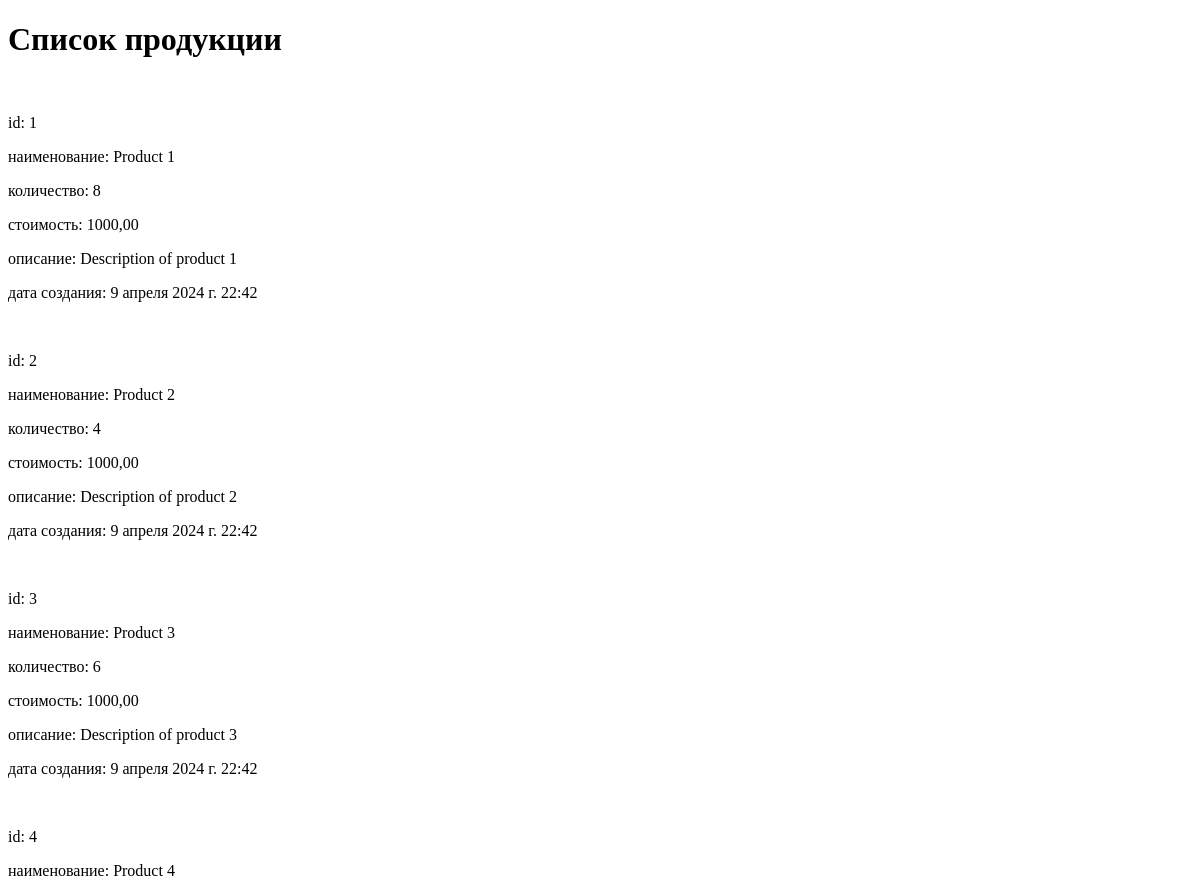
/shop/products/ (upper part), run on an earlier commit of the app's database.
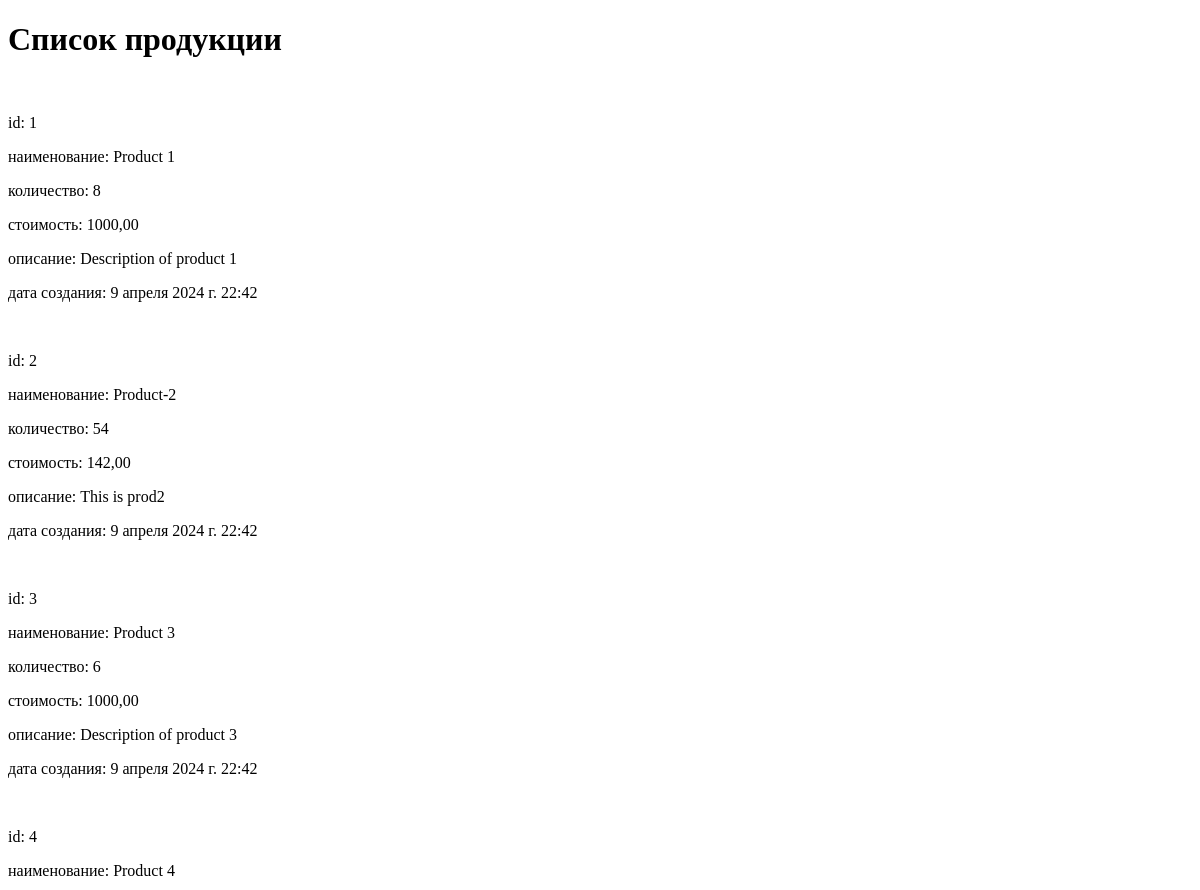
And on a later commit of the database.
### myapp2/models.py (models this page shows, shortened)
class Product(models.Model):
    title = models.CharField(max_length=100)
    description = models.TextField()
    price = models.DecimalField(max_digits=10, decimal_places=2)
    count = models.IntegerField()
    add_date = models.DateTimeField(auto_now_add=True)
    image_product = models.ImageField(upload_to="images/")

### myapp2/views.py (the view)
# urls.py: path('products/', views.products, name='products'),  # вывод списка всей продукции
def products(request):
    products = Product.objects.all()
    return render(request, 'myapp2/products.html', {'products': products})

### myapp2/templates/myapp2/products.html (shortened to what this page needs)
{% extends 'myapp2/base.html' %}
{% block content %}
<h1>Cписок продукции</h1> <br>
{% for product in products %}
<p>id: {{ product.id }}</p>
<p>наименование: {{ product.title }}</p>
<p>количество: {{ product.count }}</p>
<p>стоимость: {{ product.price }}</p>
<p>описание: {{ product.description }}</p>
<p>дата создания: {{ product.add_date }}</p>
<br>
{%  endfor %}
{% endblock %}

What changed in the data, as far as the page shows it:
changed Product id 2: title "Product 2" → "Product-2"; count "4" → "54"; price "1000,00" → "142,00"; description "Description of product 2" → "This is prod2"
